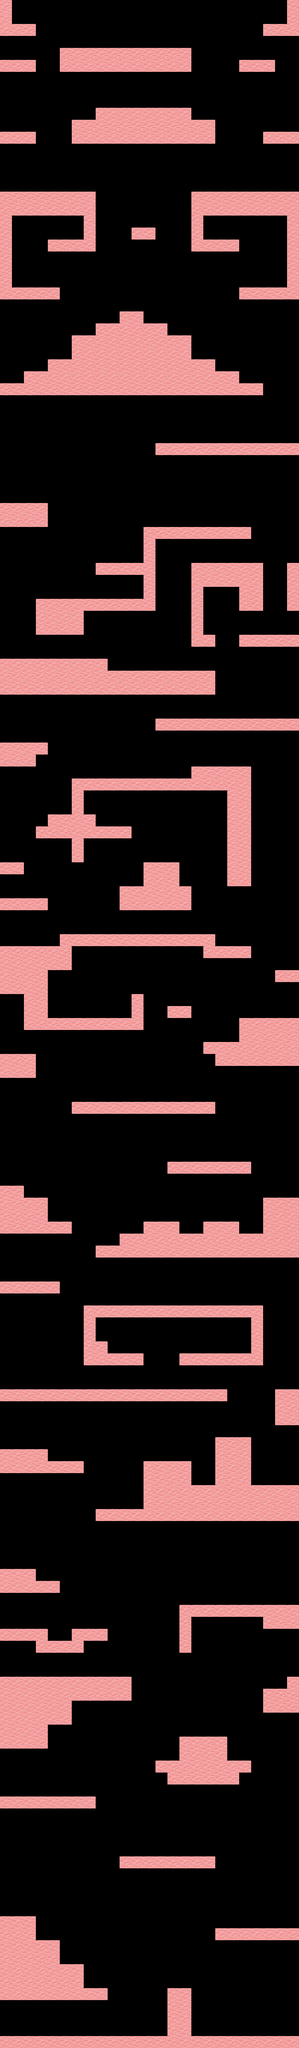

A level layout from a 2D game, rendered from its tile map. Below: a short description, then the map file with tile-grid data replaced by summaries:
An orthogonal 25x171 tile map with 32x32 px tiles, 1 tile layer (plats).

<map version="1.0" orientation="orthogonal" renderorder="right-down" width="25" height="171" tilewidth="32" tileheight="32" nextobjectid="1">
 <tileset firstgid="1" name="tiles03" tilewidth="32" tileheight="32">
  <image source="tiles03.png" width="384" height="576" />
 </tileset>
 <layer name="plats" width="25" height="171">
  <data>[4275 cells, 964 non-empty, 1 distinct tile ids]</data>
 </layer>
</map>
